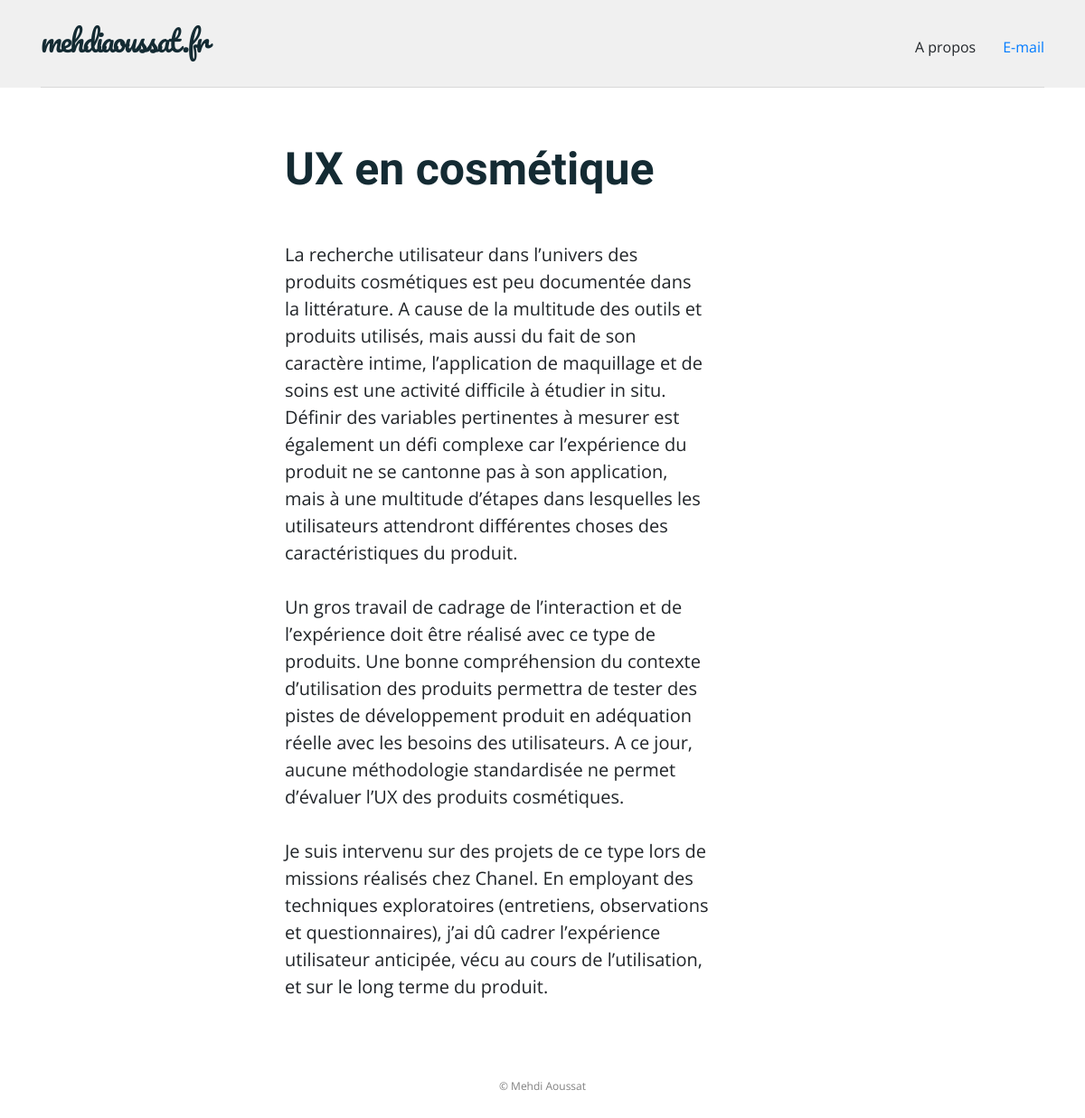
The app's page /projet/cosmetique/ with its own data.
### book/models.py (models this page shows, shortened)
class Page_projet(models.Model):
	titre = models.CharField(max_length=200)
	text = models.TextField(blank=True)
	tag = models.CharField(max_length=200)
	description = models.TextField(default="")
	img_description = models.ImageField(upload_to = 'book/static/images/description_projets/', default = 'book/static/images/description_projets/no-img.jpg')

### book/views.py (the view)
# urls.py: path('projet/<str:tag>/',views.page_projet, name="page_projet"),
def page_projet(request,tag):
	projets = get_object_or_404(Page_projet, tag=tag)
	return render(request, 'book/page_projet.html',{'projets' : projets})

### book/templates/book/page_projet.html
{% extends 'book/base.html' %}
{%block content1%}
<div class="row prjwrapper">
	<div class="col-md-5 offset-md-3 ">
		<h2> {{projets.titre}} </h2>
		<p>
			{{projets.text|linebreaksbr}}
		</p>
	</div>
</div>
{%endblock%}

### book/static/css/book.css (style rules this page uses)
body { font-family:"open sans" ; font-size:1em; }
h2 { font-family:"Share"; font-weight:bold; color:#142b33; }
.prjwrapper { margin:60px auto; }
.prjwrapper h2 { font-size: 50px; margin-bottom:50px; }
.prjwrapper p { font-size:20px; margin-top:10px; }

### records on screen
Page_projet: titre "UX en cosmétique", text "La recherche utilisateur dans l’univers des produits cosmétiques est peu documentée dans la littérature. A cause de la multitude des outils et produits utilisés, mais aussi du fait de son caractère intime, l’application de maquillage et de soins est une activité difficile à étudier in situ. Définir des variables pertinentes à mesurer est également un défi complexe car l’expérience du produit ne se cantonne pas à son application, mais à une multitude d’étapes dans lesquelles les utilisateurs attendront différentes choses des caractéristiques du produit. Un gros travail de cadrage de l’interaction et de l’expérience doit être réalisé avec ce type de produits. Une bonne compréhension du…"
